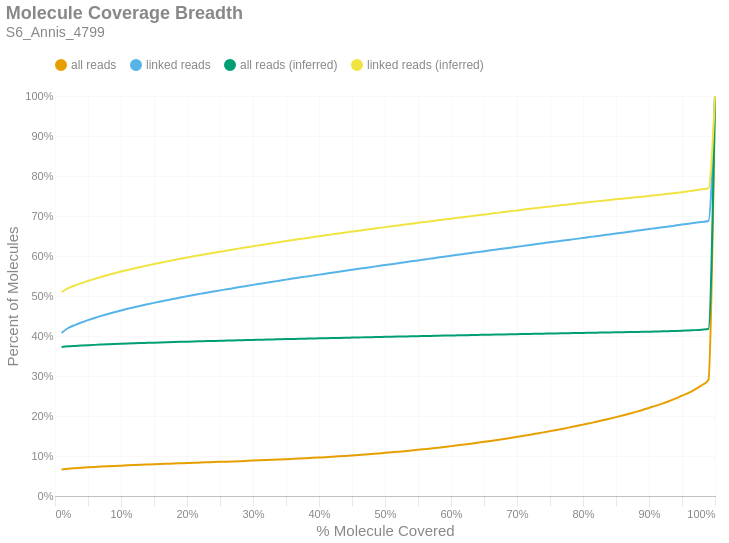

The notebook cell saved with this chart:
### Markdown cell above
### Molecule Read Coverage
This chart shows molecule coverage breadth as computed by the number of bases aligned to that molecule. In other words, "*how much of each unique long molecule is actually sequenced/aligned?*" Keep in mind there is a distinction between sequences and alignments, since some sequences belonging to a particular molecule may not align well and wouldn't appear in the alignment data. This chart also shows molecule coverage breadth as computed by the *inferred fragment* from which the aligned sequences originate. Unlike read coverage, this calculation takes into account the total insert size, including unsequenced gaps between the forward and reverse reads. Like the previous figures, these are cumulative percents.

### Code cell
if SKIPLR:
    print_html(f"Skipped")
else:
    binned_df = consolidated_hist(valids['coverage_bp'], mask, 0.01, True)
    binned_df_inf = consolidated_hist(valids['coverage_inserts'], mask, 0.01, True)
    binned_df = binned_df.with_columns(pl.lit(binned_df_inf['all reads (cumsum)']).alias('all reads (inferred)'))
    binned_df = binned_df.with_columns(pl.lit(binned_df_inf['linked reads (cumsum)']).alias('linked reads (inferred)'))
    binned_df = binned_df.with_columns(
        (pl.col('bin').cast(pl.Float64) + 0.01).alias('right_edge')
    )

    with SafeRender(binned_df):
        (
            density_plot(binned_df, 'Molecule Coverage Breadth', samplename, 'molcov', ['all reads (inferred)','linked reads (inferred)'])
            .encode(
                #x=alt.X('bin:Q', title="% Molecule Covered").axis(format = '%').scale(padding=0),
                x=alt.X('right_edge:Q', title="% Molecule Covered").axis(format='%').scale(padding=0),
                y=alt.Y('value:Q', title='Percent of Molecules')
                    .axis(format='%')
                    .stack(False)
                    .scale(domainMin=0, padding=0),
                color=alt.Color("key:N").scale(domain = ["all reads", "linked reads", "all reads (inferred)", "linked reads (inferred)"]),
                tooltip = [
                    alt.Tooltip("key:N", title = "Data Type"),
                    alt.Tooltip("range_label:N", title="% Molecule Covered"),
                    alt.Tooltip("value:Q", format = ".2%", title="% Molecules")
                ]
            )
        ).display()

### Figure 1 — Vega-Lite specification as saved in the notebook (floating-point values rounded to 4 significant figures)
{"width": "container", "height": 400, "config": {"title": {"anchor": "start", "dy": -15, "fontSize": 18, "color": "#888888", "subtitleColor": "#888888", "subtitleFontSize": 14}, "arc": {"fill": "#0072B2"}, "axis": {"domainColor": "#888888", "domainWidth": 0.5, "gridWidth": 0.2, "grid": false, "titleFontWeight": 400, "titleFontSize": 15, "labelFontSize": 11, "labelColor": "#888888", "tickColor": "#888888", "tickWidth": 0.2, "titleColor": "#888888"}, "axisBand": {"grid": false}, "axisX": {"grid": true, "tickSize": 10, "domainCap": "round"}, "axisY": {"domain": false, "grid": true, "tickSize": 0, "domainCap": "round"}, "background": "transparent", "header": {"labelFontSize": 15, "labelColor": "#888888", "titleFontSize": 15, "titleFontWeight": 600, "titleColor": "#888888"}, "legend": {"labelFont": "sans-serif", "labelFontSize": 12, "labelColor": "#888888", "symbolSize": 100, "symbolType": "circle", "titleFontSize": 12, "titlePadding": 10, "titleColor": "#888888", "title": null, "orient": "top"}, "range": {"category": ["#E69F00", "#56B4E9", "#009E73", "#F0E442", "#0072B2", "#D55E00", "#CC79A7", "#000000"], "diverging": ["#cfe8f3", "#a2d4ec", "#73bfe2", "#46abdb", "#1696d2", "#12719e"]}, "area": {"fill": "#0072B2", "fillOpacity": 0.7, "line": true, "strokeOpacity": 0.7}, "line": {"color": "#0072B2", "stroke": "#0072B2", "strokeWidth": 2}, "trail": {"color": "#0072B2", "stroke": "#0072B2", "strokeWidth": 0, "size": 1}, "point": {"filled": true, "fillOpacity": 1.0, "size": 95}, "text": {"color": "#888888", "fontSize": 11, "align": "right", "fontWeight": 400, "size": 11}, "bar": {"fill": "#0072B2", "stroke": null}, "view": {"stroke": null, "continuousWidth": 660, "continuousHeight": 400}}, "data": {"name": "data-0de35bba178c91ac362094b779b3175f"}, "mark": {"type": "line", "interpolate": "monotone", "point": {"opacity": 0, "size": 275}}, "encoding": {"color": {"field": "key", "scale": {"domain": ["all reads", "linked reads", "all reads (inferred)", "linked reads (inferred)"]}, "type": "nominal"}, "tooltip": [{"field": "key", "title": "Data Type", "type": "nominal"}, {"field": "range_label", "title": "% Molecule Covered", "type": "nominal"}, {"field": "value", "format": ".2%", "title": "% Molecules", "type": "quantitative"}], "x": {"axis": {"format": "%"}, "field": "right_edge", "scale": {"padding": 0}, "title": "% Molecule Covered", "type": "quantitative"}, "y": {"axis": {"format": "%"}, "field": "value", "scale": {"domainMin": 0, "padding": 0}, "stack": false, "title": "Percent of Molecules", "type": "quantitative"}}, "params": [{"name": "param_c36ac31b6afebe62", "select": {"type": "point", "fields": ["key"]}, "bind": "legend"}], "title": {"text": "Molecule Coverage Breadth", "subtitle": "S6_Annis_4799"}, "transform": [{"fold": ["all reads (cumsum)", "linked reads (cumsum)", "all reads (inferred)", "linked reads (inferred)"]}, {"calculate": "replace(datum.key, ' (cumsum)', '')", "as": "key"}, {"filter": {"param": "param_c36ac31b6afebe62"}}], "usermeta": {"embedOptions": {"downloadFileName": "S6_Annis_4799.molcov"}}, "$schema": "https://vega.github.io/schema/vega-lite/v6.1.0.json", "datasets": {"data-0de35bba178c91ac362094b779b3175f": [{"bin": "0.0", "interval": "0.0-0.01", "all reads": 0.06605, "linked reads": 0.4076, "all reads (cumsum)": 0.06605, "linked reads (cumsum)": 0.4076, "range_label": "0.0-0.01", "all reads (inferred)": 0.3728, "linked reads (inferred)": 0.5094, "right_edge": 0.01}, {"bin": "0.01", "interval": "0.01-0.02", "all reads": 0.002199, "linked reads": 0.01246, "all reads (cumsum)": 0.06825, "linked reads (cumsum)": 0.42, "range_label": "0.01-0.02", "all reads (inferred)": 0.3743, "linked reads (inferred)": 0.5198, "right_edge": 0.02}, {"bin": "0.02", "interval": "0.02-0.03", "all reads": 0.001324, "linked reads": 0.007264, "all reads (cumsum)": 0.06957, "linked reads (cumsum)": 0.4273, "range_label": "0.02-0.03", "all reads (inferred)": 0.3753, "linked reads (inferred)": 0.5262, "right_edge": 0.03}, {"bin": "0.03", "interval": "0.03-0.04", "all reads": 0.001131, "linked reads": 0.006368, "all reads (cumsum)": 0.07071, "linked reads (cumsum)": 0.4337, "range_label": "0.03-0.04", "all reads (inferred)": 0.3762, "linked reads (inferred)": 0.5321, "right_edge": 0.04}, {"bin": "0.04", "interval": "0.04-0.05", "all reads": 0.001023, "linked reads": 0.005919, "all reads (cumsum)": 0.07173, "linked reads (cumsum)": 0.4396, "range_label": "0.04-0.05", "all reads (inferred)": 0.377, "linked reads (inferred)": 0.5376, "right_edge": 0.05}, {"bin": "0.05", "interval": "0.05-0.06", "all reads": 0.0009475, "linked reads": 0.00556, "all reads (cumsum)": 0.07268, "linked reads (cumsum)": 0.4451, "range_label": "0.05-0.06", "all reads (inferred)": 0.3778, "linked reads (inferred)": 0.5429, "right_edge": 0.06}, {"bin": "0.06", "interval": "0.06-0.07", "all reads": 0.0008705, "linked reads": 0.005172, "all reads (cumsum)": 0.07355, "linked reads (cumsum)": 0.4503, "range_label": "0.06-0.07", "all reads (inferred)": 0.3785, "linked reads (inferred)": 0.5477, "right_edge": 0.07}, {"bin": "0.07", "interval": "0.07-0.08", "all reads": 0.0008336, "linked reads": 0.004788, "all reads (cumsum)": 0.07438, "linked reads (cumsum)": 0.4551, "range_label": "0.07-0.08", "all reads (inferred)": 0.3792, "linked reads (inferred)": 0.5524, "right_edge": 0.08}, {"bin": "0.08", "interval": "0.08-0.09", "all reads": 0.0007784, "linked reads": 0.004469, "all reads (cumsum)": 0.07516, "linked reads (cumsum)": 0.4596, "range_label": "0.08-0.09", "all reads (inferred)": 0.3799, "linked reads (inferred)": 0.5568, "right_edge": 0.09}, {"bin": "0.09", "interval": "0.09-0.1", "all reads": 0.0007526, "linked reads": 0.004241, "all reads (cumsum)": 0.07591, "linked reads (cumsum)": 0.4638, "range_label": "0.09-0.1", "all reads (inferred)": 0.3805, "linked reads (inferred)": 0.561, "right_edge": 0.1}, {"bin": "0.1", "interval": "0.1-0.11", "all reads": 0.0007311, "linked reads": 0.004099, "all reads (cumsum)": 0.07664, "linked reads (cumsum)": 0.4679, "range_label": "0.1-0.11", "all reads (inferred)": 0.3811, "linked reads (inferred)": 0.565, "right_edge": 0.11}, {"bin": "0.11", "interval": "0.11-0.12", "all reads": 0.0007034, "linked reads": 0.003977, "all reads (cumsum)": 0.07735, "linked reads (cumsum)": 0.4719, "range_label": "0.11-0.12", "all reads (inferred)": 0.3817, "linked reads (inferred)": 0.5689, "right_edge": 0.12}, {"bin": "0.12", "interval": "0.12-0.13", "all reads": 0.0006809, "linked reads": 0.003765, "all reads (cumsum)": 0.07803, "linked reads (cumsum)": 0.4756, "range_label": "0.12-0.13", "all reads (inferred)": 0.3823, "linked reads (inferred)": 0.5727, "right_edge": 0.13}, {"bin": "0.13", "interval": "0.13-0.14", "all reads": 0.0006516, "linked reads": 0.003591, "all reads (cumsum)": 0.07868, "linked reads (cumsum)": 0.4792, "range_label": "0.13-0.14", "all reads (inferred)": 0.3828, "linked reads (inferred)": 0.5762, "right_edge": 0.14}, {"bin": "0.14", "interval": "0.14-0.15", "all reads": 0.0006462, "linked reads": 0.003536, "all reads (cumsum)": 0.07932, "linked reads (cumsum)": 0.4828, "range_label": "0.14-0.15", "all reads (inferred)": 0.3834, "linked reads (inferred)": 0.5798, "right_edge": 0.15}, {"bin": "0.15", "interval": "0.15-0.16", "all reads": 0.0006308, "linked reads": 0.00346, "all reads (cumsum)": 0.07996, "linked reads (cumsum)": 0.4862, "range_label": "0.15-0.16", "all reads (inferred)": 0.3839, "linked reads (inferred)": 0.5832, "right_edge": 0.16}, {"bin": "0.16", "interval": "0.16-0.17", "all reads": 0.0006101, "linked reads": 0.003363, "all reads (cumsum)": 0.08057, "linked reads (cumsum)": 0.4896, "range_label": "0.16-0.17", "all reads (inferred)": 0.3844, "linked reads (inferred)": 0.5865, "right_edge": 0.17}, {"bin": "0.17", "interval": "0.17-0.18", "all reads": 0.0006106, "linked reads": 0.003329, "all reads (cumsum)": 0.08118, "linked reads (cumsum)": 0.4929, "range_label": "0.17-0.18", "all reads (inferred)": 0.3849, "linked reads (inferred)": 0.5897, "right_edge": 0.18}, {"bin": "0.18", "interval": "0.18-0.19", "all reads": 0.0006033, "linked reads": 0.003262, "all reads (cumsum)": 0.08178, "linked reads (cumsum)": 0.4962, "range_label": "0.18-0.19", "all reads (inferred)": 0.3854, "linked reads (inferred)": 0.5929, "right_edge": 0.19}, {"bin": "0.19", "interval": "0.19-0.2", "all reads": 0.0005989, "linked reads": 0.003096, "all reads (cumsum)": 0.08238, "linked reads (cumsum)": 0.4993, "range_label": "0.19-0.2", "all reads (inferred)": 0.3858, "linked reads (inferred)": 0.596, "right_edge": 0.2}, {"bin": "0.2", "interval": "0.2-0.21", "all reads": 0.000601, "linked reads": 0.003155, "all reads (cumsum)": 0.08298, "linked reads (cumsum)": 0.5024, "range_label": "0.2-0.21", "all reads (inferred)": 0.3863, "linked reads (inferred)": 0.5991, "right_edge": 0.21}, {"bin": "0.21", "interval": "0.21-0.22", "all reads": 0.0005746, "linked reads": 0.002911, "all reads (cumsum)": 0.08355, "linked reads (cumsum)": 0.5053, "range_label": "0.21-0.22", "all reads (inferred)": 0.3868, "linked reads (inferred)": 0.6021, "right_edge": 0.22}, {"bin": "0.22", "interval": "0.22-0.23", "all reads": 0.0005922, "linked reads": 0.002972, "all reads (cumsum)": 0.08415, "linked reads (cumsum)": 0.5083, "range_label": "0.22-0.23", "all reads (inferred)": 0.3872, "linked reads (inferred)": 0.605, "right_edge": 0.23}, {"bin": "0.23", "interval": "0.23-0.24", "all reads": 0.0006022, "linked reads": 0.002879, "all reads (cumsum)": 0.08475, "linked reads (cumsum)": 0.5112, "range_label": "0.23-0.24", "all reads (inferred)": 0.3877, "linked reads (inferred)": 0.6079, "right_edge": 0.24}, {"bin": "0.24", "interval": "0.24-0.25", "all reads": 0.000597, "linked reads": 0.002864, "all reads (cumsum)": 0.08535, "linked reads (cumsum)": 0.5141, "range_label": "0.24-0.25", "all reads (inferred)": 0.3881, "linked reads (inferred)": 0.6108, "right_edge": 0.25}, {"bin": "0.25", "interval": "0.25-0.26", "all reads": 0.000581, "linked reads": 0.002703, "all reads (cumsum)": 0.08593, "linked reads (cumsum)": 0.5168, "range_label": "0.25-0.26", "all reads (inferred)": 0.3885, "linked reads (inferred)": 0.6135, "right_edge": 0.26}, {"bin": "0.26", "interval": "0.26-0.27", "all reads": 0.000612, "linked reads": 0.002689, "all reads (cumsum)": 0.08654, "linked reads (cumsum)": 0.5195, "range_label": "0.26-0.27", "all reads (inferred)": 0.3889, "linked reads (inferred)": 0.6162, "right_edge": 0.27}, {"bin": "0.27", "interval": "0.27-0.28", "all reads": 0.0006322, "linked reads": 0.002869, "all reads (cumsum)": 0.08717, "linked reads (cumsum)": 0.5223, "range_label": "0.27-0.28", "all reads (inferred)": 0.3894, "linked reads (inferred)": 0.6191, "right_edge": 0.28}, {"bin": "0.28", "interval": "0.28-0.29", "all reads": 0.0006477, "linked reads": 0.002756, "all reads (cumsum)": 0.08782, "linked reads (cumsum)": 0.5251, "range_label": "0.28-0.29", "all reads (inferred)": 0.3898, "linked reads (inferred)": 0.6218, "right_edge": 0.29}, {"bin": "0.29", "interval": "0.29-0.3", "all reads": 0.0006551, "linked reads": 0.002725, "all reads (cumsum)": 0.08847, "linked reads (cumsum)": 0.5278, "range_label": "0.29-0.3", "all reads (inferred)": 0.3902, "linked reads (inferred)": 0.6243, "right_edge": 0.3}, {"bin": "0.3", "interval": "0.3-0.31", "all reads": 0.0006726, "linked reads": 0.002684, "all reads (cumsum)": 0.08915, "linked reads (cumsum)": 0.5305, "range_label": "0.3-0.31", "all reads (inferred)": 0.3906, "linked reads (inferred)": 0.6269, "right_edge": 0.31}, {"bin": "0.31", "interval": "0.31-0.32", "all reads": 0.0006864, "linked reads": 0.002712, "all reads (cumsum)": 0.08983, "linked reads (cumsum)": 0.5332, "range_label": "0.31-0.32", "all reads (inferred)": 0.391, "linked reads (inferred)": 0.6295, "right_edge": 0.32}, {"bin": "0.32", "interval": "0.32-0.33", "all reads": 0.0007021, "linked reads": 0.002516, "all reads (cumsum)": 0.09053, "linked reads (cumsum)": 0.5357, "range_label": "0.32-0.33", "all reads (inferred)": 0.3914, "linked reads (inferred)": 0.6322, "right_edge": 0.33}, {"bin": "0.33", "interval": "0.33-0.34", "all reads": 0.0007297, "linked reads": 0.002623, "all reads (cumsum)": 0.09126, "linked reads (cumsum)": 0.5383, "range_label": "0.33-0.34", "all reads (inferred)": 0.3918, "linked reads (inferred)": 0.6347, "right_edge": 0.34}, {"bin": "0.34", "interval": "0.34-0.35", "all reads": 0.0007575, "linked reads": 0.002581, "all reads (cumsum)": 0.09202, "linked reads (cumsum)": 0.5409, "range_label": "0.34-0.35", "all reads (inferred)": 0.3922, "linked reads (inferred)": 0.6372, "right_edge": 0.35}, {"bin": "0.35", "interval": "0.35-0.36", "all reads": 0.000791, "linked reads": 0.002591, "all reads (cumsum)": 0.09281, "linked reads (cumsum)": 0.5435, "range_label": "0.35-0.36", "all reads (inferred)": 0.3926, "linked reads (inferred)": 0.6397, "right_edge": 0.36}, {"bin": "0.36", "interval": "0.36-0.37", "all reads": 0.0007982, "linked reads": 0.002465, "all reads (cumsum)": 0.09361, "linked reads (cumsum)": 0.546, "range_label": "0.36-0.37", "all reads (inferred)": 0.393, "linked reads (inferred)": 0.6422, "right_edge": 0.37}, {"bin": "0.37", "interval": "0.37-0.38", "all reads": 0.0008504, "linked reads": 0.002484, "all reads (cumsum)": 0.09446, "linked reads (cumsum)": 0.5485, "range_label": "0.37-0.38", "all reads (inferred)": 0.3934, "linked reads (inferred)": 0.6446, "right_edge": 0.38}, {"bin": "0.38", "interval": "0.38-0.39", "all reads": 0.000871, "linked reads": 0.00247, "all reads (cumsum)": 0.09533, "linked reads (cumsum)": 0.5509, "range_label": "0.38-0.39", "all reads (inferred)": 0.3938, "linked reads (inferred)": 0.647, "right_edge": 0.39}, {"bin": "0.39", "interval": "0.39-0.4", "all reads": 0.0009144, "linked reads": 0.002501, "all reads (cumsum)": 0.09625, "linked reads (cumsum)": 0.5534, "range_label": "0.39-0.4", "all reads (inferred)": 0.3942, "linked reads (inferred)": 0.6494, "right_edge": 0.4}, {"bin": "0.4", "interval": "0.4-0.41", "all reads": 0.0009193, "linked reads": 0.002298, "all reads (cumsum)": 0.09717, "linked reads (cumsum)": 0.5557, "range_label": "0.4-0.41", "all reads (inferred)": 0.3945, "linked reads (inferred)": 0.6517, "right_edge": 0.41}, {"bin": "0.41", "interval": "0.41-0.42", "all reads": 0.000996, "linked reads": 0.002465, "all reads (cumsum)": 0.09816, "linked reads (cumsum)": 0.5582, "range_label": "0.41-0.42", "all reads (inferred)": 0.3949, "linked reads (inferred)": 0.6541, "right_edge": 0.42}, {"bin": "0.42", "interval": "0.42-0.43", "all reads": 0.001025, "linked reads": 0.002437, "all reads (cumsum)": 0.09919, "linked reads (cumsum)": 0.5606, "range_label": "0.42-0.43", "all reads (inferred)": 0.3953, "linked reads (inferred)": 0.6564, "right_edge": 0.43}, {"bin": "0.43", "interval": "0.43-0.44", "all reads": 0.001083, "linked reads": 0.002478, "all reads (cumsum)": 0.1003, "linked reads (cumsum)": 0.5631, "range_label": "0.43-0.44", "all reads (inferred)": 0.3957, "linked reads (inferred)": 0.6586, "right_edge": 0.44}, {"bin": "0.44", "interval": "0.44-0.45", "all reads": 0.001139, "linked reads": 0.00242, "all reads (cumsum)": 0.1014, "linked reads (cumsum)": 0.5655, "range_label": "0.44-0.45", "all reads (inferred)": 0.396, "linked reads (inferred)": 0.661, "right_edge": 0.45}, {"bin": "0.45", "interval": "0.45-0.46", "all reads": 0.001163, "linked reads": 0.002325, "all reads (cumsum)": 0.1026, "linked reads (cumsum)": 0.5678, "range_label": "0.45-0.46", "all reads (inferred)": 0.3964, "linked reads (inferred)": 0.6633, "right_edge": 0.46}, {"bin": "0.46", "interval": "0.46-0.47", "all reads": 0.001209, "linked reads": 0.002393, "all reads (cumsum)": 0.1038, "linked reads (cumsum)": 0.5702, "range_label": "0.46-0.47", "all reads (inferred)": 0.3968, "linked reads (inferred)": 0.6655, "right_edge": 0.47}, {"bin": "0.47", "interval": "0.47-0.48", "all reads": 0.001265, "linked reads": 0.002361, "all reads (cumsum)": 0.105, "linked reads (cumsum)": 0.5726, "range_label": "0.47-0.48", "all reads (inferred)": 0.3971, "linked reads (inferred)": 0.6677, "right_edge": 0.48}, {"bin": "0.48", "interval": "0.48-0.49", "all reads": 0.001306, "linked reads": 0.002355, "all reads (cumsum)": 0.1064, "linked reads (cumsum)": 0.575, "range_label": "0.48-0.49", "all reads (inferred)": 0.3975, "linked reads (inferred)": 0.6699, "right_edge": 0.49}, {"bin": "0.49", "interval": "0.49-0.5", "all reads": 0.001475, "linked reads": 0.00247, "all reads (cumsum)": 0.1078, "linked reads (cumsum)": 0.5774, "range_label": "0.49-0.5", "all reads (inferred)": 0.3979, "linked reads (inferred)": 0.6722, "right_edge": 0.5}, {"bin": "0.5", "interval": "0.5-0.51", "all reads": 0.001312, "linked reads": 0.002234, "all reads (cumsum)": 0.1091, "linked reads (cumsum)": 0.5797, "range_label": "0.5-0.51", "all reads (inferred)": 0.3982, "linked reads (inferred)": 0.6743, "right_edge": 0.51}, {"bin": "0.51", "interval": "0.51-0.52", "all reads": 0.00148, "linked reads": 0.002305, "all reads (cumsum)": 0.1106, "linked reads (cumsum)": 0.582, "range_label": "0.51-0.52", "all reads (inferred)": 0.3986, "linked reads (inferred)": 0.6764, "right_edge": 0.52}, {"bin": "0.52", "interval": "0.52-0.53", "all reads": 0.001541, "linked reads": 0.002382, "all reads (cumsum)": 0.1122, "linked reads (cumsum)": 0.5843, "range_label": "0.52-0.53", "all reads (inferred)": 0.3989, "linked reads (inferred)": 0.6786, "right_edge": 0.53}, {"bin": "0.53", "interval": "0.53-0.54", "all reads": 0.001595, "linked reads": 0.002255, "all reads (cumsum)": 0.1138, "linked reads (cumsum)": 0.5866, "range_label": "0.53-0.54", "all reads (inferred)": 0.3993, "linked reads (inferred)": 0.6808, "right_edge": 0.54}, {"bin": "0.54", "interval": "0.54-0.55", "all reads": 0.001671, "linked reads": 0.00237, "all reads (cumsum)": 0.1154, "linked reads (cumsum)": 0.589, "range_label": "0.54-0.55", "all reads (inferred)": 0.3996, "linked reads (inferred)": 0.6829, "right_edge": 0.55}, {"bin": "0.55", "interval": "0.55-0.56", "all reads": 0.001752, "linked reads": 0.002426, "all reads (cumsum)": 0.1172, "linked reads (cumsum)": 0.5914, "range_label": "0.55-0.56", "all reads (inferred)": 0.4, "linked reads (inferred)": 0.685, "right_edge": 0.56}, {"bin": "0.56", "interval": "0.56-0.57", "all reads": 0.001753, "linked reads": 0.002274, "all reads (cumsum)": 0.1189, "linked reads (cumsum)": 0.5937, "range_label": "0.56-0.57", "all reads (inferred)": 0.4003, "linked reads (inferred)": 0.687, "right_edge": 0.57}, {"bin": "0.57", "interval": "0.57-0.58", "all reads": 0.001833, "linked reads": 0.0023, "all reads (cumsum)": 0.1208, "linked reads (cumsum)": 0.596, "range_label": "0.57-0.58", "all reads (inferred)": 0.4007, "linked reads (inferred)": 0.6892, "right_edge": 0.58}, {"bin": "0.58", "interval": "0.58-0.59", "all reads": 0.00189, "linked reads": 0.002371, "all reads (cumsum)": 0.1227, "linked reads (cumsum)": 0.5983, "range_label": "0.58-0.59", "all reads (inferred)": 0.401, "linked reads (inferred)": 0.6913, "right_edge": 0.59}, {"bin": "0.59", "interval": "0.59-0.6", "all reads": 0.00202, "linked reads": 0.002341, "all reads (cumsum)": 0.1247, "linked reads (cumsum)": 0.6007, "range_label": "0.59-0.6", "all reads (inferred)": 0.4013, "linked reads (inferred)": 0.6933, "right_edge": 0.6}, {"bin": "0.6", "interval": "0.6-0.61", "all reads": 0.001969, "linked reads": 0.00223, "all reads (cumsum)": 0.1266, "linked reads (cumsum)": 0.6029, "range_label": "0.6-0.61", "all reads (inferred)": 0.4017, "linked reads (inferred)": 0.6954, "right_edge": 0.61}, {"bin": "0.61", "interval": "0.61-0.62", "all reads": 0.00207, "linked reads": 0.002219, "all reads (cumsum)": 0.1287, "linked reads (cumsum)": 0.6051, "range_label": "0.61-0.62", "all reads (inferred)": 0.402, "linked reads (inferred)": 0.6974, "right_edge": 0.62}, {"bin": "0.62", "interval": "0.62-0.63", "all reads": 0.002137, "linked reads": 0.002241, "all reads (cumsum)": 0.1308, "linked reads (cumsum)": 0.6074, "range_label": "0.62-0.63", "all reads (inferred)": 0.4023, "linked reads (inferred)": 0.6995, "right_edge": 0.63}, {"bin": "0.63", "interval": "0.63-0.64", "all reads": 0.002213, "linked reads": 0.002304, "all reads (cumsum)": 0.1331, "linked reads (cumsum)": 0.6097, "range_label": "0.63-0.64", "all reads (inferred)": 0.4027, "linked reads (inferred)": 0.7016, "right_edge": 0.64}, {"bin": "0.64", "interval": "0.64-0.65", "all reads": 0.002292, "linked reads": 0.002238, "all reads (cumsum)": 0.1354, "linked reads (cumsum)": 0.6119, "range_label": "0.64-0.65", "all reads (inferred)": 0.403, "linked reads (inferred)": 0.7037, "right_edge": 0.65}, {"bin": "0.65", "interval": "0.65-0.66", "all reads": 0.002386, "linked reads": 0.002218, "all reads (cumsum)": 0.1377, "linked reads (cumsum)": 0.6141, "range_label": "0.65-0.66", "all reads (inferred)": 0.4033, "linked reads (inferred)": 0.7058, "right_edge": 0.66}, {"bin": "0.66", "interval": "0.66-0.67", "all reads": 0.002405, "linked reads": 0.002229, "all reads (cumsum)": 0.1401, "linked reads (cumsum)": 0.6164, "range_label": "0.66-0.67", "all reads (inferred)": 0.4037, "linked reads (inferred)": 0.7078, "right_edge": 0.67}, {"bin": "0.67", "interval": "0.67-0.68", "all reads": 0.002503, "linked reads": 0.002226, "all reads (cumsum)": 0.1426, "linked reads (cumsum)": 0.6186, "range_label": "0.67-0.68", "all reads (inferred)": 0.404, "linked reads (inferred)": 0.7098, "right_edge": 0.68}, {"bin": "0.68", "interval": "0.68-0.69", "all reads": 0.00253, "linked reads": 0.002222, "all reads (cumsum)": 0.1452, "linked reads (cumsum)": 0.6208, "range_label": "0.68-0.69", "all reads (inferred)": 0.4043, "linked reads (inferred)": 0.7119, "right_edge": 0.69}, {"bin": "0.69", "interval": "0.69-0.7", "all reads": 0.002674, "linked reads": 0.002265, "all reads (cumsum)": 0.1479, "linked reads (cumsum)": 0.6231, "range_label": "0.69-0.7", "all reads (inferred)": 0.4046, "linked reads (inferred)": 0.714, "right_edge": 0.7}, {"bin": "0.7", "interval": "0.7-0.71", "all reads": 0.002655, "linked reads": 0.002219, "all reads (cumsum)": 0.1505, "linked reads (cumsum)": 0.6253, "range_label": "0.7-0.71", "all reads (inferred)": 0.405, "linked reads (inferred)": 0.716, "right_edge": 0.71}, {"bin": "0.71", "interval": "0.71-0.72", "all reads": 0.002776, "linked reads": 0.002192, "all reads (cumsum)": 0.1533, "linked reads (cumsum)": 0.6275, "range_label": "0.71-0.72", "all reads (inferred)": 0.4053, "linked reads (inferred)": 0.718, "right_edge": 0.72}, {"bin": "0.72", "interval": "0.72-0.73", "all reads": 0.002881, "linked reads": 0.002304, "all reads (cumsum)": 0.1562, "linked reads (cumsum)": 0.6298, "range_label": "0.72-0.73", "all reads (inferred)": 0.4056, "linked reads (inferred)": 0.72, "right_edge": 0.73}, {"bin": "0.73", "interval": "0.73-0.74", "all reads": 0.002898, "linked reads": 0.002235, "all reads (cumsum)": 0.1591, "linked reads (cumsum)": 0.632, "range_label": "0.73-0.74", "all reads (inferred)": 0.4059, "linked reads (inferred)": 0.7219, "right_edge": 0.74}, {"bin": "0.74", "interval": "0.74-0.75", "all reads": 0.003142, "linked reads": 0.002252, "all reads (cumsum)": 0.1622, "linked reads (cumsum)": 0.6343, "range_label": "0.74-0.75", "all reads (inferred)": 0.4062, "linked reads (inferred)": 0.7239, "right_edge": 0.75}, {"bin": "0.75", "interval": "0.75-0.76", "all reads": 0.002956, "linked reads": 0.002097, "all reads (cumsum)": 0.1652, "linked reads (cumsum)": 0.6364, "range_label": "0.75-0.76", "all reads (inferred)": 0.4065, "linked reads (inferred)": 0.7257, "right_edge": 0.76}, {"bin": "0.76", "interval": "0.76-0.77", "all reads": 0.00313, "linked reads": 0.002147, "all reads (cumsum)": 0.1683, "linked reads (cumsum)": 0.6385, "range_label": "0.76-0.77", "all reads (inferred)": 0.4068, "linked reads (inferred)": 0.7276, "right_edge": 0.77}, {"bin": "0.77", "interval": "0.77-0.78", "all reads": 0.003241, "linked reads": 0.002184, "all reads (cumsum)": 0.1715, "linked reads (cumsum)": 0.6407, "range_label": "0.77-0.78", "all reads (inferred)": 0.4071, "linked reads (inferred)": 0.7294, "right_edge": 0.78}, {"bin": "0.78", "interval": "0.78-0.79", "all reads": 0.003306, "linked reads": 0.002125, "all reads (cumsum)": 0.1748, "linked reads (cumsum)": 0.6428, "range_label": "0.78-0.79", "all reads (inferred)": 0.4074, "linked reads (inferred)": 0.7312, "right_edge": 0.79}, {"bin": "0.79", "interval": "0.79-0.8", "all reads": 0.00361, "linked reads": 0.002338, "all reads (cumsum)": 0.1784, "linked reads (cumsum)": 0.6452, "range_label": "0.79-0.8", "all reads (inferred)": 0.4078, "linked reads (inferred)": 0.733, "right_edge": 0.8}, {"bin": "0.8", "interval": "0.8-0.81", "all reads": 0.003343, "linked reads": 0.002186, "all reads (cumsum)": 0.1818, "linked reads (cumsum)": 0.6474, "range_label": "0.8-0.81", "all reads (inferred)": 0.408, "linked reads (inferred)": 0.7347, "right_edge": 0.81}, {"bin": "0.81", "interval": "0.81-0.82", "all reads": 0.003679, "linked reads": 0.002291, "all reads (cumsum)": 0.1855, "linked reads (cumsum)": 0.6496, "range_label": "0.81-0.82", "all reads (inferred)": 0.4084, "linked reads (inferred)": 0.7366, "right_edge": 0.82}, {"bin": "0.82", "interval": "0.82-0.83", "all reads": 0.003768, "linked reads": 0.002149, "all reads (cumsum)": 0.1892, "linked reads (cumsum)": 0.6518, "range_label": "0.82-0.83", "all reads (inferred)": 0.4087, "linked reads (inferred)": 0.7384, "right_edge": 0.83}, {"bin": "0.83", "interval": "0.83-0.84", "all reads": 0.003903, "linked reads": 0.002217, "all reads (cumsum)": 0.1931, "linked reads (cumsum)": 0.654, "range_label": "0.83-0.84", "all reads (inferred)": 0.409, "linked reads (inferred)": 0.7401, "right_edge": 0.84}, {"bin": "0.84", "interval": "0.84-0.85", "all reads": 0.004015, "linked reads": 0.002176, "all reads (cumsum)": 0.1972, "linked reads (cumsum)": 0.6562, "range_label": "0.84-0.85", "all reads (inferred)": 0.4093, "linked reads (inferred)": 0.7417, "right_edge": 0.85}, {"bin": "0.85", "interval": "0.85-0.86", "all reads": 0.004182, "linked reads": 0.002211, "all reads (cumsum)": 0.2013, "linked reads (cumsum)": 0.6584, "range_label": "0.85-0.86", "all reads (inferred)": 0.4096, "linked reads (inferred)": 0.7434, "right_edge": 0.86}, {"bin": "0.86", "interval": "0.86-0.87", "all reads": 0.004352, "linked reads": 0.002228, "all reads (cumsum)": 0.2057, "linked reads (cumsum)": 0.6606, "range_label": "0.86-0.87", "all reads (inferred)": 0.4099, "linked reads (inferred)": 0.745, "right_edge": 0.87}, {"bin": "0.87", "interval": "0.87-0.88", "all reads": 0.00462, "linked reads": 0.002261, "all reads (cumsum)": 0.2103, "linked reads (cumsum)": 0.6629, "range_label": "0.87-0.88", "all reads (inferred)": 0.4102, "linked reads (inferred)": 0.7467, "right_edge": 0.88}, {"bin": "0.88", "interval": "0.88-0.89", "all reads": 0.004757, "linked reads": 0.002258, "all reads (cumsum)": 0.2151, "linked reads (cumsum)": 0.6651, "range_label": "0.88-0.89", "all reads (inferred)": 0.4105, "linked reads (inferred)": 0.7484, "right_edge": 0.89}, {"bin": "0.89", "interval": "0.89-0.9", "all reads": 0.005131, "linked reads": 0.002222, "all reads (cumsum)": 0.2202, "linked reads (cumsum)": 0.6674, "range_label": "0.89-0.9", "all reads (inferred)": 0.4109, "linked reads (inferred)": 0.75, "right_edge": 0.9}, {"bin": "0.9", "interval": "0.9-0.91", "all reads": 0.005176, "linked reads": 0.002169, "all reads (cumsum)": 0.2254, "linked reads (cumsum)": 0.6695, "range_label": "0.9-0.91", "all reads (inferred)": 0.4113, "linked reads (inferred)": 0.7519, "right_edge": 0.91}, {"bin": "0.91", "interval": "0.91-0.92", "all reads": 0.005584, "linked reads": 0.002232, "all reads (cumsum)": 0.231, "linked reads (cumsum)": 0.6718, "range_label": "0.91-0.92", "all reads (inferred)": 0.4118, "linked reads (inferred)": 0.7537, "right_edge": 0.92}, {"bin": "0.92", "interval": "0.92-0.93", "all reads": 0.005922, "linked reads": 0.002151, "all reads (cumsum)": 0.2369, "linked reads (cumsum)": 0.6739, "range_label": "0.92-0.93", "all reads (inferred)": 0.4122, "linked reads (inferred)": 0.7556, "right_edge": 0.93}, {"bin": "0.93", "interval": "0.93-0.94", "all reads": 0.00661, "linked reads": 0.002325, "all reads (cumsum)": 0.2435, "linked reads (cumsum)": 0.6762, "range_label": "0.93-0.94", "all reads (inferred)": 0.4126, "linked reads (inferred)": 0.7574, "right_edge": 0.94}, {"bin": "0.94", "interval": "0.94-0.95", "all reads": 0.007393, "linked reads": 0.002251, "all reads (cumsum)": 0.2509, "linked reads (cumsum)": 0.6785, "range_label": "0.94-0.95", "all reads (inferred)": 0.4132, "linked reads (inferred)": 0.7595, "right_edge": 0.95}, {"bin": "0.95", "interval": "0.95-0.96", "all reads": 0.006844, "linked reads": 0.002211, "all reads (cumsum)": 0.2577, "linked reads (cumsum)": 0.6807, "range_label": "0.95-0.96", "all reads (inferred)": 0.414, "linked reads (inferred)": 0.7617, "right_edge": 0.96}, {"bin": "0.96", "interval": "0.96-0.97", "all reads": 0.008892, "linked reads": 0.002183, "all reads (cumsum)": 0.2666, "linked reads (cumsum)": 0.6829, "range_label": "0.96-0.97", "all reads (inferred)": 0.4147, "linked reads (inferred)": 0.7641, "right_edge": 0.97}, {"bin": "0.97", "interval": "0.97-0.98", "all reads": 0.01018, "linked reads": 0.002238, "all reads (cumsum)": 0.2768, "linked reads (cumsum)": 0.6851, "range_label": "0.97-0.98", "all reads (inferred)": 0.4158, "linked reads (inferred)": 0.7667, "right_edge": 0.98}, {"bin": "0.98", "interval": "0.98-0.99", "all reads": 0.01329, "linked reads": 0.002208, "all reads (cumsum)": 0.2901, "linked reads (cumsum)": 0.6873, "range_label": "0.98-0.99", "all reads (inferred)": 0.4175, "linked reads (inferred)": 0.7694, "right_edge": 0.99}, {"bin": "0.99", "interval": "0.99-1.0", "all reads": 0.7099, "linked reads": 0.3127, "all reads (cumsum)": 1.0, "linked reads (cumsum)": 1.0, "range_label": "0.99-1.0", "all reads (inferred)": 1.0, "linked reads (inferred)": 1.0, "right_edge": 1.0}]}}
